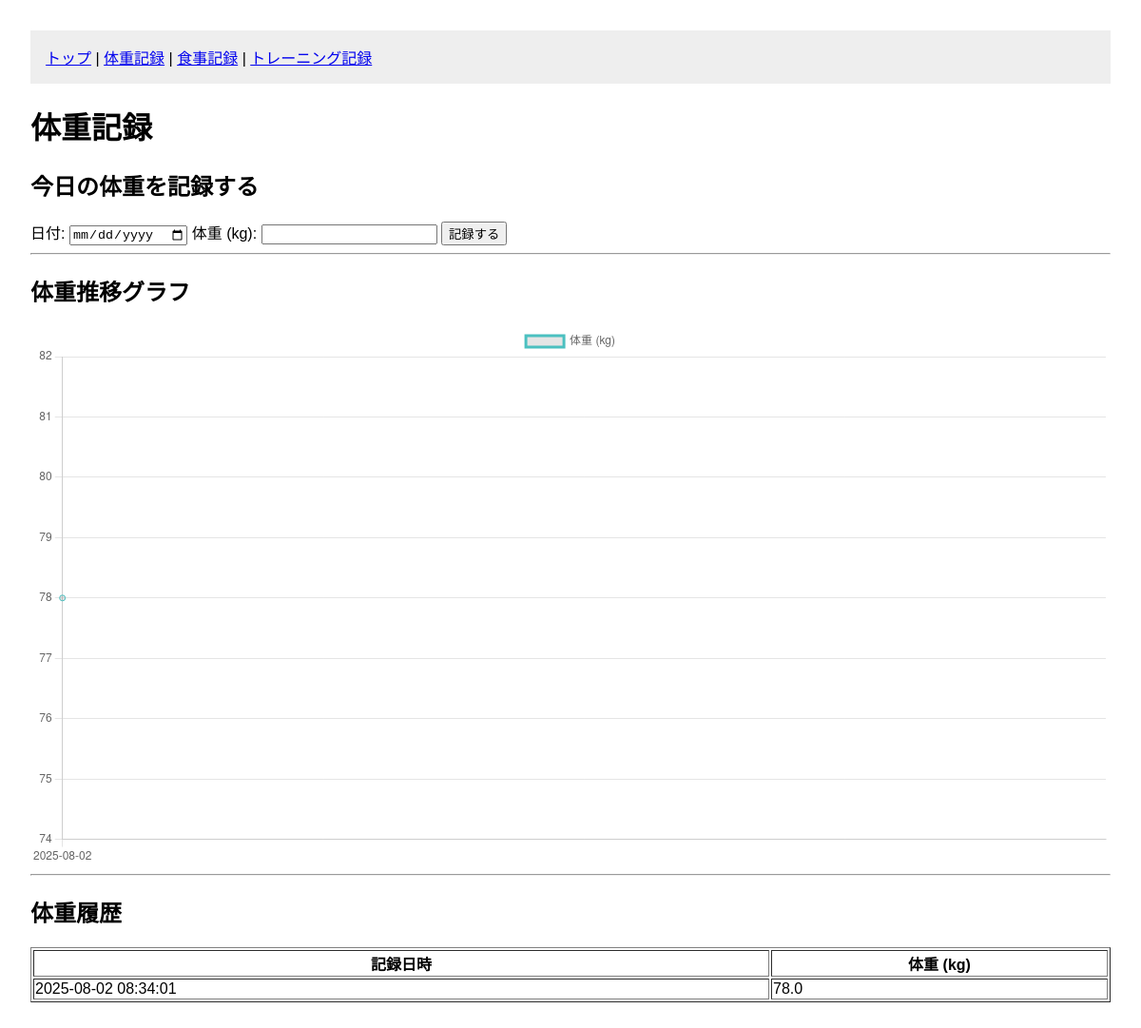
Page /weight on the earlier database version.
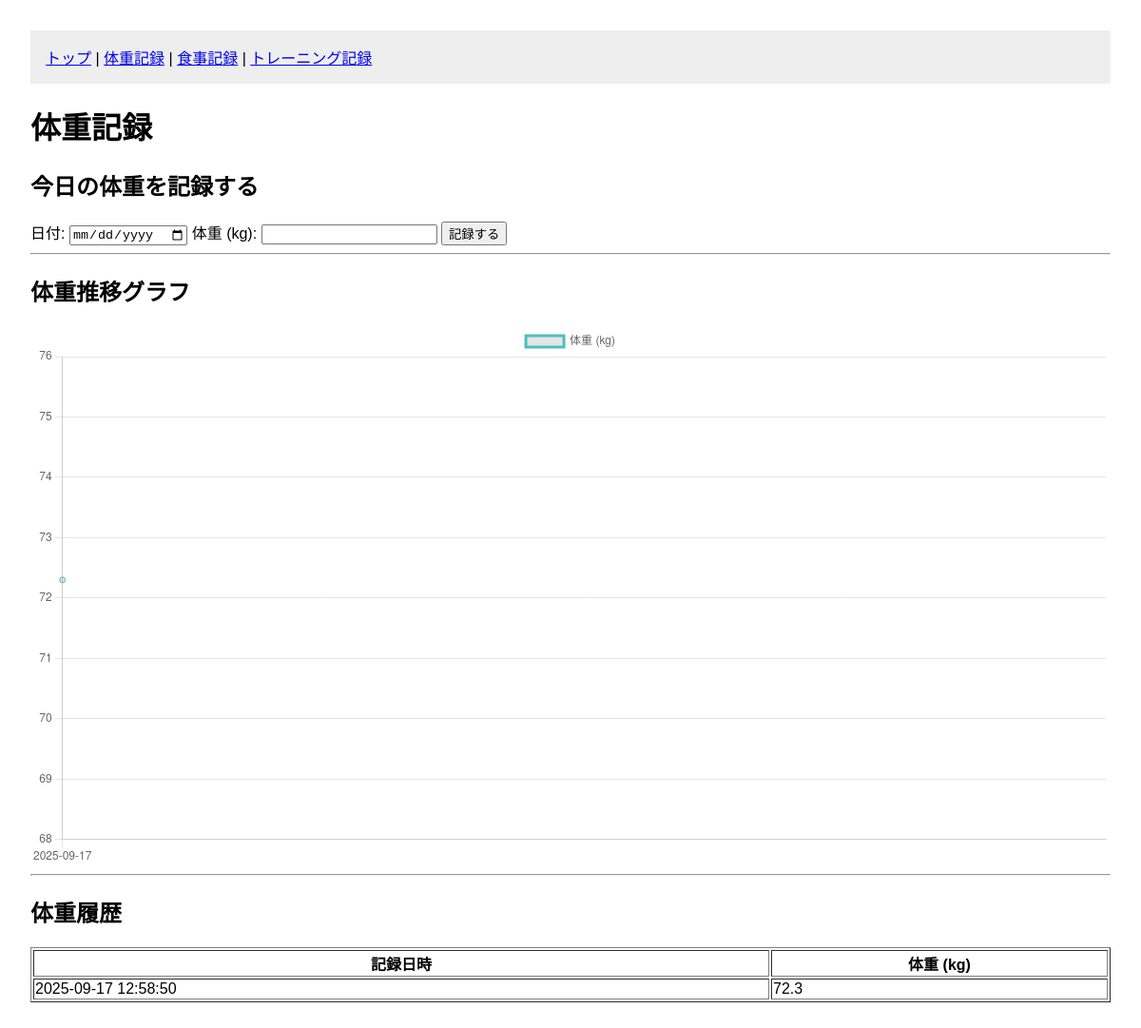
Same page on the later database version.
### tables this page shows
CREATE TABLE weights (
  id INTEGER PRIMARY KEY AUTOINCREMENT,
  date TEXT NOT NULL,
  weight REAL NOT NULL
);

### app.py (the view, shortened to what this page needs)
@app.route('/weight', methods=['GET', 'POST'])
def weight_page():
    db = get_db()
    weight_records = db.execute('SELECT date, weight FROM weights ORDER BY date DESC').fetchall()
    graph_data = db.execute(
        'SELECT STRFTIME("%Y-%m-%d", date) as day, MIN(weight) as min_weight '
        'FROM weights GROUP BY day ORDER BY day'
    ).fetchall()
    dates = [row['day'] for row in graph_data]
    weights = [row['min_weight'] for row in graph_data]
    return render_template('weight.html', records=weight_records, dates=dates, weights=weights)

### app.py (called while the page is built)
def get_db():
    if 'db' not in g:
        g.db = sqlite3.connect(
            app.config['DATABASE'],
            detect_types=sqlite3.PARSE_DECLTYPES
        )
        g.db.row_factory = sqlite3.Row
    return g.db

### templates/weight.html (shortened to what this page needs)
{% extends 'layout.html' %}
{% block content %}
    <h1>体重記録</h1>
    <section>
        <h2>今日の体重を記録する</h2>
        <form action="{{ url_for('weight_page') }}" method="post">
            <label for="date">日付:</label>
            <input type="date" id="date" name="date" required>
            <label for="weight">体重 (kg):</label>
            <input type="number" step="0.1" id="weight" name="weight" required>
            <button type="submit">記録する</button>
        </form>
    </section>
    <hr>
    <section>
        <h2>体重推移グラフ</h2>
        <canvas id="weightChart" width="400" height="200"></canvas>
    </section>
    <hr>
    <section>
        <h2>体重履歴</h2>
        <table border="1" style="width:100%;">
            <thead>
                <tr>
                    <th>記録日時</th>
                    <th>体重 (kg)</th>
                </tr>
            </thead>
            <tbody>
                {% for record in records %}
                <tr>
                    <td>{{ record['date'] }}</td>
                    <td>{{ record['weight'] }}</td>
                </tr>
                {% else %}
                <tr>
                    <td colspan="2">まだ体重の記録がありません。</td>
                </tr>
                {% endfor %}
            </tbody>
        </table>
    </section>
    <script>
        // Flaskから渡されたデータをJavaScriptの変数に変換
        const labels = {{ dates | tojson }};
        const data = {{ weights | tojson }};
        const ctx = document.getElementById('weightChart').getContext('2d');
        const weightChart = new Chart(ctx, {
            type: 'line', // 折れ線グラフ
            data: {
                labels: labels,
                datasets: [{
                    label: '体重 (kg)',
                    data: data,
                    borderColor: 'rgb(75, 192, 192)',
                    tension: 0.1
                }]
            },
            options: {
                scales: {
                    y: {
                        beginAtZero: false // Y軸の開始を0にしない
                    }
                }
            }
        });
    </script>
{% endblock %}

### templates/layout.html (shortened to what this page needs)
<!DOCTYPE html>
<html lang="ja">
<head>
</head>
<body>
    <header>
        <nav>
            <a href="{{ url_for('index') }}">トップ</a> |
            <a href="{{ url_for('weight_page') }}">体重記録</a> |
            <a href="{{ url_for('meal_page') }}">食事記録</a> |
            <a href="#">トレーニング記録</a>
        </nav>
    </header>
    <main>
        {% block content %}{% endblock %}
    </main>
</body>
</html>

### templates/layout.html (style rules this page uses)
body { font-family: sans-serif; margin: 2em; }
nav { background-color: #eee; padding: 1em; }

Differences in the rows shown:
removed weights: date "2025-08-02 08:34:01", weight "78.0"
added weights: date "2025-09-17 12:58:50", weight "72.3"
Other differences:
chart data {{ dates | tojson }}: ["2025-08-02"] → ["2025-09-17"]
chart data {{ weights | tojson }}: [78.0] → [72.3]
